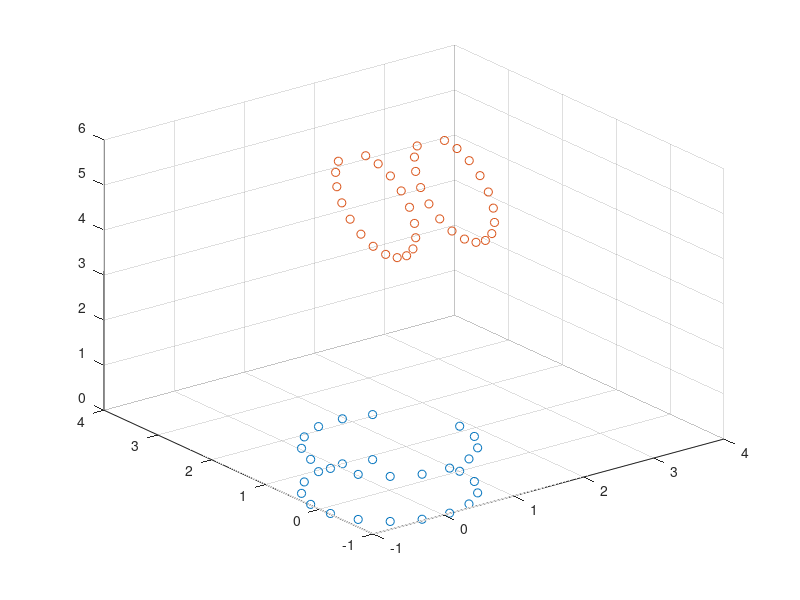

The MATLAB source for this figure: (Note: this script raises an error after producing the figure.)
% TP Optimization Project
clc
clear all

%% Data Creating
[X,Y,Z] = cylinder([1 1],20);

[~,n] = size(X);

% First
X0 = X(:,round(0.2*n):round(n)); %discard 20% points           
Y0 = Y(:,round(0.2*n):round(n));                                       
Z0 = Z(:,round(0.2*n):round(n));              

[m0,n0] = size(X0);
data0 = [reshape(X0,m0*n0,1),reshape(Y0,m0*n0,1),reshape(Z0,m0*n0,1)];




% rotation in 3 planes
theta_xy = pi/3;
theta_xz = pi/6;
theta_yz = pi/3;
R_xy = [cos(theta_xy) -sin(theta_xy) 0;sin(theta_xy) cos(theta_xy) 0; 0 0 1];
R_xz = [cos(theta_xz) 0 -sin(theta_xz);0 1 0; sin(theta_xz) 0 cos(theta_xz)];
R_yz = [1 0 0; 0 cos(theta_yz) -sin(theta_yz);0 sin(theta_yz) cos(theta_yz)];

meand0 = mean(data0);
data1 = (R_xy * R_xz*R_yz*(data0-repmat(meand0,m0*n0,1))')' + repmat(meand0,m0*n0,1);


% translate in 3 directions
data1(:,1) = data1(:,1) + 2;
data1(:,2) = data1(:,2) + 2;
data1(:,3) = data1(:,3) + 4;

% Create another cylinder
[X,Y,Z] = cylinder([1 1],17);
[~,n] = size(X);

% % First
X0 = X(:,round(0.2*n):round(n)); %discard 20% points           
Y0 = Y(:,round(0.2*n):round(n));                                       
Z0 = Z(:,round(0.2*n):round(n));              

[m0,n0] = size(X0);
data0 = [reshape(X0,m0*n0,1),reshape(Y0,m0*n0,1),reshape(Z0,m0*n0,1)];

figure();
axis normal
scatter3(data0(:,1),data0(:,2),data0(:,3),'o'), hold on
scatter3(data1(:,1),data1(:,2),data1(:,3),'r*');
hold off;

%% fitting
figure;
mean_d0 = mean(data0);
mean_d1 = mean(data1);
translate = mean_d1 - mean_d0;


data1_new(:,1) = data1(:,1) - translate(1);
data1_new(:,2) = data1(:,2) - translate(2);
data1_new(:,3) = data1(:,3) - translate(3);

% BruteForce optimization to match cylinder 2 with cylinder 1
thre = 10000;
itr = 0;
while thre >0.0001 || itr <2
[t_xy, t_xz, t_yz] = meshgrid(0:0.2:2*pi, 0:0.2:2*pi, 0:0.2:2*pi);
[m,n,p] = size(t_xy);
minval = 100000;
t_xy_min = 0;
t_xz_min = 0;
t_yz_min = 0;
for i = 1:m
    for j=1:n
        for k=1:p
            temp = costfunction(data0,data1_new,t_xy(i,j,k),t_xz(i,j,k),t_yz(i,j,k));
            if (temp < minval)
                minval = temp;
                t_xy_min = t_xy(i,j,k);
                t_xz_min = t_xz(i,j,k);
                t_yz_min = t_yz(i,j,k);
            end
        end
    end
end

scatter3(data0(:,1),data0(:,2),data0(:,3),'o'), hold on

R_xy = [cos(t_xy_min) -sin(t_xy_min) 0;sin(t_xy_min) cos(t_xy_min) 0; 0 0 1];
R_xz = [cos(t_xz_min) 0 -sin(t_xz_min);0 1 0; sin(t_xz_min) 0 cos(t_xz_min)];
R_yz = [1 0 0; 0 cos(t_yz_min) -sin(t_yz_min);0 sin(t_yz_min) cos(t_yz_min)];


[m_new1,~] = size(data1_new);
meand0 = mean(data1_new);
data1_new = (R_xy *R_yz * R_xz * (data1_new-repmat(meand0,m_new1,1))')' + repmat(meand0,m_new1,1);

mean_new = mean(data1_new);
translate = mean_new - mean_d0;



data1_new(:,1) = data1_new(:,1) - translate(1);
data1_new(:,2) = data1_new(:,2) - translate(2);
data1_new(:,3) = data1_new(:,3) - translate(3);

thre = norm(mean_d0 - mean_new);

sca = scatter3(data1_new(:,1),data1_new(:,2),data1_new(:,3),'*','r'); hold off;
delete(sca);
itr = itr + 1;
end

scatter3(data0(:,1),data0(:,2),data0(:,3),'o'), hold on
scatter3(data1_new(:,1),data1_new(:,2),data1_new(:,3),'*','r'); hold off;